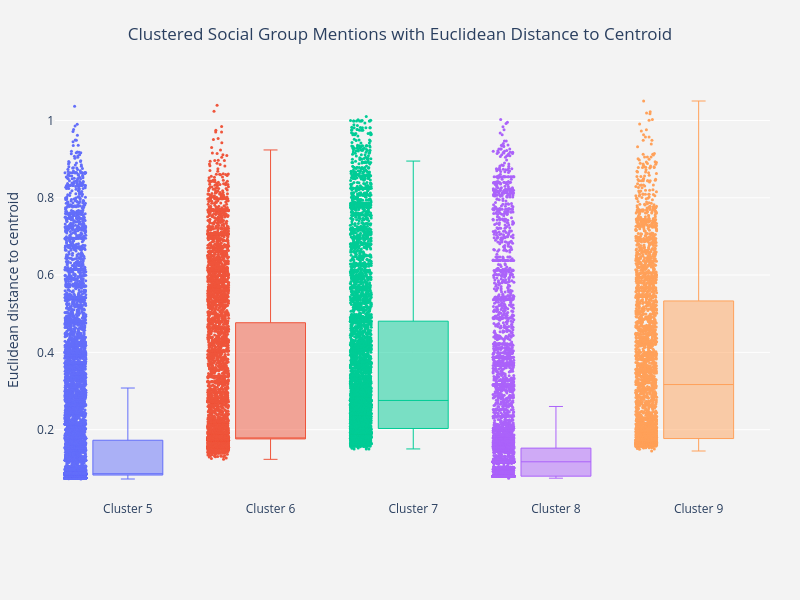

Notebook cell for this chart:
### Code cell
# inspect clusters via interactive boxplots
interactive_mentions_boxplot(
    question_df_long,
    range(5, 10),
    mention_col="sg_spans",
    distance_type="Euclidean")

### Figure 1 — Plotly figure (JSON) as saved in the notebook; plotly's stock layout.template omitted (floating-point values rounded to 4 significant figures; data arrays with more than 128 entries replaced by an {"elided": "..."} marker saying what was removed)
{"data": [{"boxpoints": "all", "hovertemplate": "%{text}<br>%{y:.3f}<extra></extra>", "jitter": 0.3, "line": {"width": 1}, "marker": {"size": 3}, "name": "Cluster 5", "text": {"elided": "12321 str values"}, "type": "box", "whiskerwidth": 0.2, "y": {"elided": "12321 float values"}}, {"boxpoints": "all", "hovertemplate": "%{text}<br>%{y:.3f}<extra></extra>", "jitter": 0.3, "line": {"width": 1}, "marker": {"size": 3}, "name": "Cluster 6", "text": {"elided": "5377 str values"}, "type": "box", "whiskerwidth": 0.2, "y": {"elided": "5377 float values"}}, {"boxpoints": "all", "hovertemplate": "%{text}<br>%{y:.3f}<extra></extra>", "jitter": 0.3, "line": {"width": 1}, "marker": {"size": 3}, "name": "Cluster 7", "text": {"elided": "5635 str values"}, "type": "box", "whiskerwidth": 0.2, "y": {"elided": "5635 float values"}}, {"boxpoints": "all", "hovertemplate": "%{text}<br>%{y:.3f}<extra></extra>", "jitter": 0.3, "line": {"width": 1}, "marker": {"size": 3}, "name": "Cluster 8", "text": {"elided": "8299 str values"}, "type": "box", "whiskerwidth": 0.2, "y": {"elided": "8299 float values"}}, {"boxpoints": "all", "hovertemplate": "%{text}<br>%{y:.3f}<extra></extra>", "jitter": 0.3, "line": {"width": 1}, "marker": {"size": 3}, "name": "Cluster 9", "text": {"elided": "2984 str values"}, "type": "box", "whiskerwidth": 0.2, "y": {"elided": "2984 float values"}}], "layout": {"height": 600, "margin": {"b": 100, "l": 40, "r": 30, "t": 80}, "paper_bgcolor": "rgb(243, 243, 243)", "plot_bgcolor": "rgb(243, 243, 243)", "showlegend": false, "title": {"text": "Clustered Social Group Mentions with Euclidean Distance to Centroid", "x": 0.5}, "width": 800, "yaxis": {"autorange": true, "gridcolor": "rgb(255, 255, 255)", "gridwidth": 1, "showgrid": true, "title": {"text": "Euclidean distance to centroid"}, "zeroline": true, "zerolinecolor": "rgb(255, 255, 255)", "zerolinewidth": 2}}}
